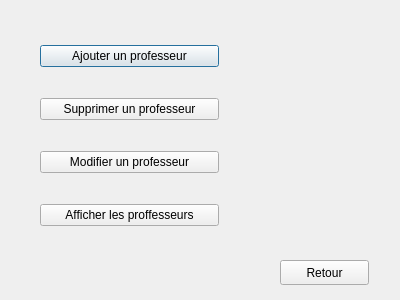
<?xml version="1.0" encoding="UTF-8"?>
<ui version="4.0">
 <class>MenuProfesseur</class>
 <widget class="QDialog" name="MenuProfesseur">
  <property name="geometry">
   <rect>
    <x>0</x>
    <y>0</y>
    <width>400</width>
    <height>300</height>
   </rect>
  </property>
  <property name="windowTitle">
   <string>Dialog</string>
  </property>
  <widget class="QWidget" name="verticalLayoutWidget">
   <property name="geometry">
    <rect>
     <x>40</x>
     <y>20</y>
     <width>179</width>
     <height>231</height>
    </rect>
   </property>
   <layout class="QVBoxLayout" name="verticalLayout">
    <item>
     <widget class="QPushButton" name="ajoutProfesseur">
      <property name="text">
       <string>Ajouter un professeur</string>
      </property>
     </widget>
    </item>
    <item>
     <widget class="QPushButton" name="suppressionProfesseur">
      <property name="text">
       <string>Supprimer un professeur</string>
      </property>
     </widget>
    </item>
    <item>
     <widget class="QPushButton" name="modificationProfesseur">
      <property name="text">
       <string>Modifier un professeur</string>
      </property>
     </widget>
    </item>
    <item>
     <widget class="QPushButton" name="affichageProfesseurs">
      <property name="text">
       <string>Afficher les proffesseurs</string>
      </property>
     </widget>
    </item>
   </layout>
  </widget>
  <widget class="QPushButton" name="pushButton">
   <property name="geometry">
    <rect>
     <x>280</x>
     <y>260</y>
     <width>89</width>
     <height>25</height>
    </rect>
   </property>
   <property name="text">
    <string>Retour</string>
   </property>
  </widget>
 </widget>
 <resources/>
 <connections/>
</ui>
